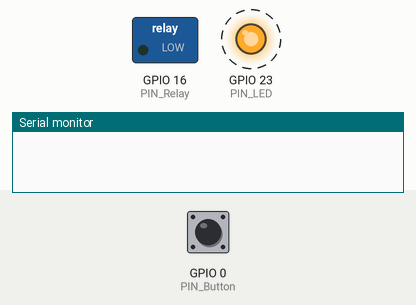
Recording of a sketch running on a simulated ESP32. Shown: switched loads named in the sketch (green lamp = pin HIGH), output pins drawn as LEDs (lit = HIGH), the last lines printed to the serial monitor. Dashed ring = blinking. The test bench sets the inputs (shaded band); at power-on: GPIO 0 (PIN_Button) HIGH.

Above: at 1.2 s.
1.3 s: GPIO 0 (PIN_Button) pulled LOW for 0.15 s
At 3.4 s:
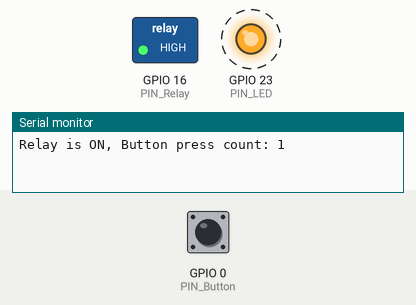
4.4 s: GPIO 0 (PIN_Button) pulled LOW for 1 s
At 6.8 s:
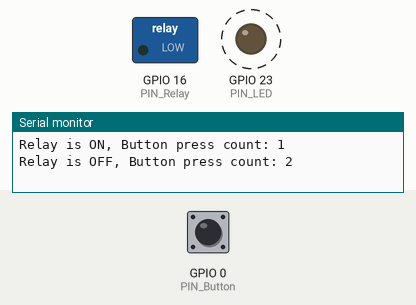
7.4 s: GPIO 0 (PIN_Button) pulled LOW for 3.2 s
At 8.4 s:
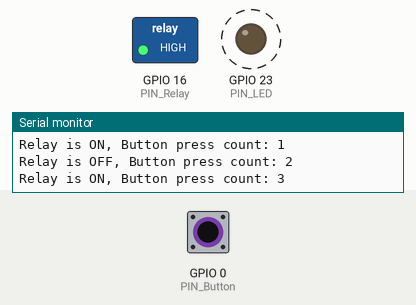
Timing chart, 0 to 19.6 s (numbered marks = the images above; inputs shaded):
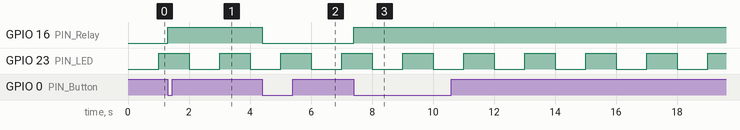

Measured:
- after the input at 1.3 s, GPIO 16 (PIN_Relay): LOW → HIGH at once
- after the input at 4.4 s, GPIO 16 (PIN_Relay): HIGH → LOW at once
- after the input at 7.4 s, GPIO 16 (PIN_Relay): LOW → HIGH at once
- by itself, GPIO 23 (PIN_LED): alternates HIGH for 1.0 s and LOW for 1.0 s

The sketch:

02_ButtonRelay_BlinkLED.ino
```cpp
/*
  02_ButtonRelay_BlinkLED

  LED blinks periodically, independent from the Relay and the Button.
  Button turns ON and OFF the Relay with an interrupt.
  Debouncing prevents the unwanted multiple input triggers from the Button.
  Number of button presses detected are printed to Serial Monitor, together with Relay state.

  GPIO0:  Button
  GPI16:  Relay
  GPIO23: LED

  turkerdolapci
*/

// define pin numbers as constant variables
// using unsigned 8 bit integer (uint8_t or byte) is reasonable, it can get integer values between 0 and 255.
const byte PIN_Button=0;
const byte PIN_Relay=16;
const byte PIN_LED=23;

// button pressing variables
uint32_t PressCount=0;

// relay state
bool RelayFlag=false;

// variables to keep track of the timing of recent interrupts
unsigned long button_time;
unsigned long last_button_time;

void IRAM_ATTR isr() {
  // interrupt service routine that runs with interrupt event:

  // determine the time when the button is pressed
  button_time = millis();

  // if a time longer than 250msec has passed, it is a valid press
  if (button_time - last_button_time > 250){

    // last counted button time
    last_button_time = button_time;

    // switch the state of the relay
    RelayFlag=!RelayFlag;
    digitalWrite(PIN_Relay, RelayFlag);     // switch the relay state

    if(RelayFlag){
      Serial.print("Relay is ON, ");
    }
    else{
      Serial.print("Relay is OFF, ");
    }

    // count the number of valid presses
    PressCount++;
    Serial.printf("Button press count: %u \n", PressCount);

  }
}

void setup() {
  // put your setup code here, to run once:

  // initialize GPIO[PIN_Button] as digital input with internal pullup
  pinMode(PIN_Button, INPUT_PULLUP);

  // initialize GPIO[PIN_Relay] and GPIO[PIN_LED] as digital output
  pinMode(PIN_Relay, OUTPUT);
  pinMode(PIN_LED, OUTPUT);

  // attach interrupt to the falling edge of the PIN_Button
  attachInterrupt(PIN_Button, isr, FALLING);

  // start communication with serial interface with 115200 baud
  Serial.begin(115200);

}

void loop() {
  // put your main code here, to run repeatedly:

  digitalWrite(PIN_LED, LOW);     // turn the LED off by making the voltage LOW
  delay(1000);                    // wait 1000 msec (1 sec)

  digitalWrite(PIN_LED, HIGH);    // turn the LED on by making the voltage HIGH
  delay(1000);                    // wait 1000 msec (1 sec)

}
```
